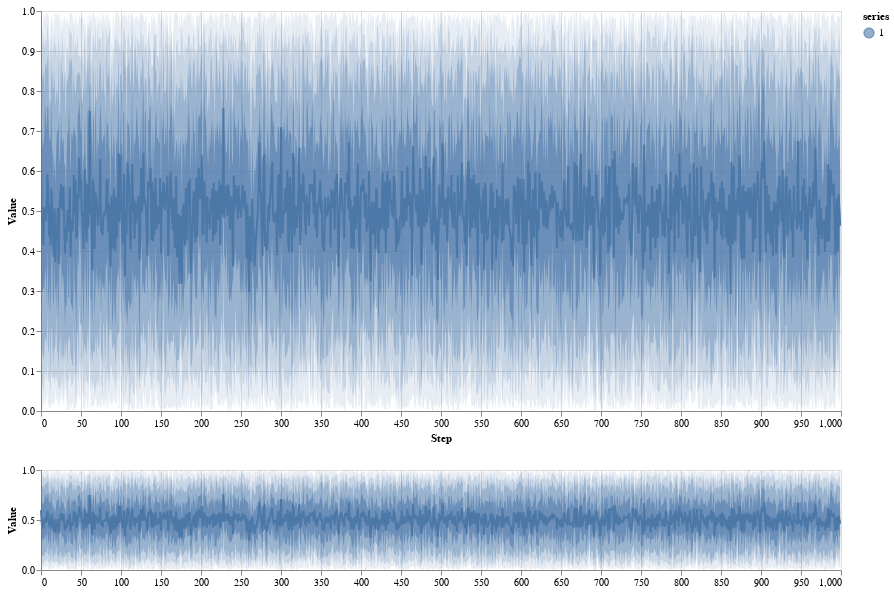

Notebook code cell kept with this figure:
### Code cell
import inspectus
import numpy as np


table = inspectus.data_to_table(np.random.rand(1000, 50))

inspectus.render(table, width=800, height=400, height_minimap=100, levels=5)

### Figure 1 — Vega-Lite specification as saved in the notebook (floating-point values rounded to 4 significant figures; data arrays with more than 128 entries replaced by an {"elided": "..."} marker saying what was removed)
{"config": {"view": {"continuousWidth": 300, "continuousHeight": 300}}, "vconcat": [{"layer": [{"mark": {"type": "area", "opacity": 0.6}, "encoding": {"color": {"field": "series", "scale": {"scheme": "tableau10"}, "type": "nominal"}, "opacity": {"condition": {"param": "param_2", "value": 0.6}, "value": 0.001}, "x": {"field": "step", "scale": {"domain": {"param": "param_1"}}, "type": "quantitative"}, "y": {"field": "v4", "scale": {"domain": {"param": "param_1"}}, "type": "quantitative"}, "y2": {"field": "v6"}}, "name": "view_2"}, {"mark": {"type": "area", "opacity": 0.36}, "encoding": {"color": {"field": "series", "scale": {"scheme": "tableau10"}, "type": "nominal"}, "opacity": {"condition": {"param": "param_2", "value": 0.36}, "value": 0.001}, "x": {"field": "step", "scale": {"domain": {"param": "param_1"}}, "type": "quantitative"}, "y": {"field": "v3", "scale": {"domain": {"param": "param_1"}}, "type": "quantitative"}, "y2": {"field": "v7"}}}, {"mark": {"type": "area", "opacity": 0.216}, "encoding": {"color": {"field": "series", "scale": {"scheme": "tableau10"}, "type": "nominal"}, "opacity": {"condition": {"param": "param_2", "value": 0.216}, "value": 0.001}, "x": {"field": "step", "scale": {"domain": {"param": "param_1"}}, "type": "quantitative"}, "y": {"field": "v2", "scale": {"domain": {"param": "param_1"}}, "type": "quantitative"}, "y2": {"field": "v8"}}}, {"mark": {"type": "area", "opacity": 0.1296}, "encoding": {"color": {"field": "series", "scale": {"scheme": "tableau10"}, "type": "nominal"}, "opacity": {"condition": {"param": "param_2", "value": 0.1296}, "value": 0.001}, "x": {"field": "step", "scale": {"domain": {"param": "param_1"}}, "type": "quantitative"}, "y": {"field": "v1", "scale": {"domain": {"param": "param_1"}}, "type": "quantitative"}, "y2": {"field": "v9"}}}, {"mark": {"type": "line"}, "encoding": {"color": {"field": "series", "scale": {"scheme": "tableau10"}, "type": "nominal"}, "opacity": {"condition": {"param": "param_2", "value": 1}, "value": 0.001}, "x": {"field": "step", "scale": {"domain": {"param": "param_1"}}, "title": "Step", "type": "quantitative"}, "y": {"field": "v5", "scale": {"domain": {"param": "param_1"}}, "title": "Value", "type": "quantitative"}}}], "data": {"values": {"elided": "1000 records"}}, "height": 400, "width": 800}, {"layer": [{"mark": {"type": "area", "opacity": 0.6}, "encoding": {"color": {"field": "series", "scale": {"scheme": "tableau10"}, "type": "nominal"}, "x": {"field": "step", "type": "quantitative"}, "y": {"field": "v4", "type": "quantitative"}, "y2": {"field": "v6"}}}, {"mark": {"type": "area", "opacity": 0.36}, "encoding": {"color": {"field": "series", "scale": {"scheme": "tableau10"}, "type": "nominal"}, "x": {"field": "step", "type": "quantitative"}, "y": {"field": "v3", "type": "quantitative"}, "y2": {"field": "v7"}}}, {"mark": {"type": "area", "opacity": 0.216}, "encoding": {"color": {"field": "series", "scale": {"scheme": "tableau10"}, "type": "nominal"}, "x": {"field": "step", "type": "quantitative"}, "y": {"field": "v2", "type": "quantitative"}, "y2": {"field": "v8"}}}, {"mark": {"type": "area", "opacity": 0.1296}, "encoding": {"color": {"field": "series", "scale": {"scheme": "tableau10"}, "type": "nominal"}, "x": {"field": "step", "type": "quantitative"}, "y": {"field": "v1", "type": "quantitative"}, "y2": {"field": "v9"}}}, {"mark": {"type": "line"}, "encoding": {"color": {"field": "series", "scale": {"scheme": "tableau10"}, "type": "nominal"}, "x": {"field": "step", "title": "", "type": "quantitative"}, "y": {"field": "v5", "title": "Value", "type": "quantitative"}}, "name": "view_1"}], "data": {"values": {"elided": "1000 records"}}, "height": 100, "width": 800}], "params": [{"name": "param_2", "select": {"type": "point", "fields": ["series"]}, "bind": "legend", "views": ["view_2"]}, {"name": "param_1", "select": {"type": "interval", "encodings": ["x", "y"]}, "views": ["view_1"]}], "$schema": "https://vega.github.io/schema/vega-lite/v5.17.0.json"}
